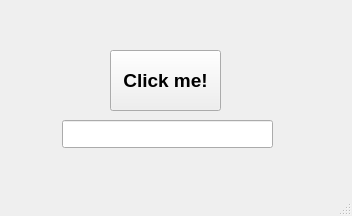
<?xml version="1.0" encoding="UTF-8"?>
<ui version="4.0">
 <class>MainWindow</class>
 <widget class="QMainWindow" name="MainWindow">
  <property name="geometry">
   <rect>
    <x>0</x>
    <y>0</y>
    <width>352</width>
    <height>216</height>
   </rect>
  </property>
  <property name="windowTitle">
   <string>MainWindow</string>
  </property>
  <widget class="QWidget" name="centralwidget">
   <widget class="QPushButton" name="pushButton">
    <property name="geometry">
     <rect>
      <x>110</x>
      <y>50</y>
      <width>111</width>
      <height>61</height>
     </rect>
    </property>
    <property name="font">
     <font>
      <pointsize>14</pointsize>
      <weight>75</weight>
      <bold>true</bold>
     </font>
    </property>
    <property name="text">
     <string>Click me!</string>
    </property>
   </widget>
   <widget class="QLineEdit" name="lineEdit">
    <property name="geometry">
     <rect>
      <x>62</x>
      <y>120</y>
      <width>211</width>
      <height>28</height>
     </rect>
    </property>
   </widget>
  </widget>
  <widget class="QMenuBar" name="menubar">
   <property name="geometry">
    <rect>
     <x>0</x>
     <y>0</y>
     <width>352</width>
     <height>25</height>
    </rect>
   </property>
  </widget>
  <widget class="QStatusBar" name="statusbar"/>
 </widget>
 <resources/>
 <connections/>
</ui>
